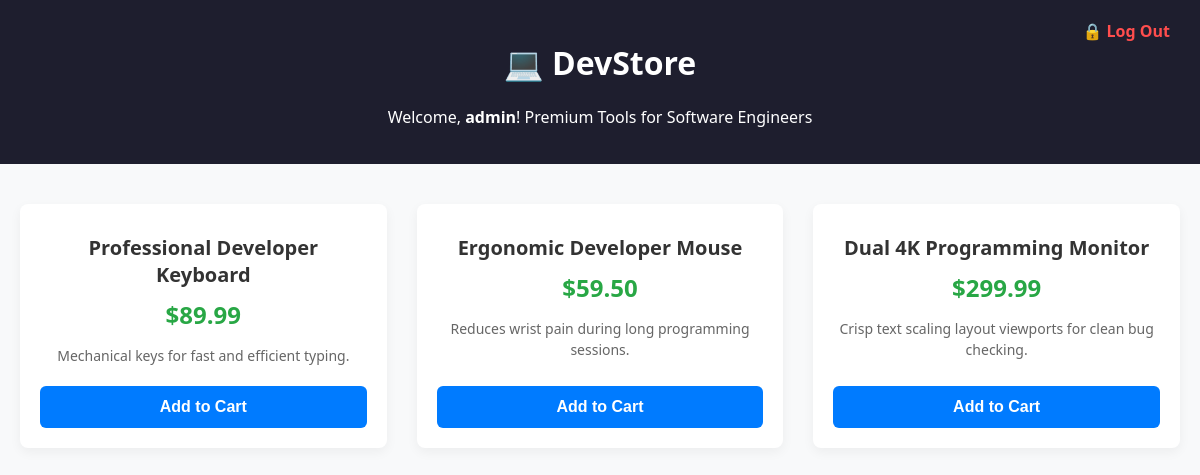
The page / (signed in) on the database its author committed.
### tables this page shows
CREATE TABLE products (
            id INTEGER PRIMARY KEY AUTOINCREMENT,
            name TEXT NOT NULL,
            price REAL NOT NULL,
            description TEXT
        );

### app.py (the view)
@app.route("/")
def home():
    if "user" not in session:
        return redirect(url_for("login"))
    conn = sqlite3.connect("store.db")
    cursor = conn.cursor()
    cursor.execute("SELECT name, price, description FROM products")
    all_products = cursor.fetchall()
    conn.close()
    return render_template("store.html", products=all_products, username=session["user"])

### templates/store.html (shortened to what this page needs)
<!DOCTYPE html>
<html lang="en">
<head>
</head>
<body>
    <div class="header">
        <h1>💻 DevStore</h1>
        <p>Welcome, <strong>{{ username }}</strong>! Premium Tools for Software Engineers</p>
        <a href="{{ url_for('logout') }}" class="logout-link">🔒 Log Out</a>
    </div>
    <div class="container">
        <div class="grid">
            {% for item in products %}
                <div class="product-card">
                    <div>
                        <h3 class="product-title">{{ item[0] }}</h3>
                        <p class="product-price">${{ "%.2f"|format(item[1]) }}</p>
                        <p class="product-desc">{{ item[2] }}</p>
                    </div>
                    <button class="buy-btn" onclick="alert('Item added to cart!')">Add to Cart</button>
                </div>
            {% endfor %}
        </div>
    </div>
</body>
</html>

### templates/store.html (style rules this page uses)
body { font-family: 'Segoe UI', Tahoma, Geneva, Verdana, sans-serif; background-color: #f8f9fa; margin: 0; padding: 0; }
.header { background-color: #1e1e2e; color: #ffffff; padding: 20px; text-align: center; position: relative; }
.logout-link { position: absolute; top: 20px; right: 30px; color: #ff4d4d; text-decoration: none; font-weight: bold; }
.container { max-width: 1200px; margin: 40px auto; padding: 0 20px; }
.grid { display: grid; grid-template-columns: repeat(auto-fit, minmax(300px, 1fr)); gap: 30px; }
.product-card { background: #ffffff; border-radius: 8px; box-shadow: 0 4px 12px rgba(0,0,0,0.05); padding: 20px; text-align: center; display: flex; flex-direction: column; justify-content: space-between; }
.product-title { font-size: 20px; color: #333333; margin: 10px 0; }
.product-price { font-size: 24px; font-weight: bold; color: #28a745; margin: 10px 0; }
.product-desc { color: #666666; font-size: 14px; line-height: 1.5; margin-bottom: 20px; }
.buy-btn { background-color: #007bff; color: white; border: none; padding: 12px; border-radius: 6px; font-size: 16px; font-weight: bold; cursor: pointer; transition: background-color 0.2s; }

### rows shown on the page
products: name "Professional Developer Keyboard", price "89.99", description "Mechanical keys for fast and efficient typing."
products: name "Ergonomic Developer Mouse", price "59.50", description "Reduces wrist pain during long programming sessions."
products: name "Dual 4K Programming Monitor", price "299.99", description "Crisp text scaling layout viewports for clean bug checking."

### other values the page prints
{{ username }} "admin"
